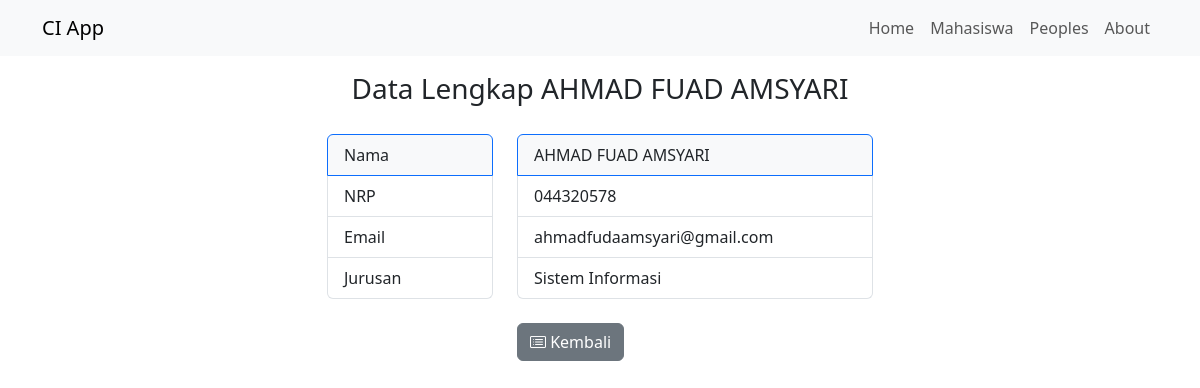
The app's page /mahasiswa/detail/1 with its own data.
### tables this page shows
CREATE TABLE `mahasiswa` (
  `id` int(11) NOT NULL,
  `nama` varchar(100) NOT NULL,
  `nrp` varchar(100) NOT NULL,
  `email` varchar(100) NOT NULL,
  `jurusan` varchar(100) NOT NULL
);

### application/controllers/Mahasiswa.php (called while the page is built, shortened)
<?php
class Mahasiswa extends CI_Controller
{
    public function __construct()
    {
        $this->load->model('Mahasiswa_model');
        $this->load->library('form_validation');
    }
    public function detail($id)
    {
        $data['mahasiswa'] = $this->Mahasiswa_model->getMahasiswaById($id);
        $data['judul'] = $data['mahasiswa']['nama'];
        $this->load->view('templates/header', $data);
        $this->load->view('mahasiswa/detail', $data);
        $this->load->view('templates/footer');
    }
}

### index.php (called while the page is built, shortened)
<?php
require_once BASEPATH.'core/CodeIgniter.php';

### application/models/Mahasiswa_model.php (called while the page is built, shortened)
<?php
class Mahasiswa_model extends CI_Model
{
    public function getMahasiswaById($id)
    {
        $this->db->where('id', $id);
        return $this->db->get('mahasiswa')->row_array();
    }
}

### application/views/mahasiswa/detail.php (the view)
<div class="container">
    <div class="row mt-3">
        <div class="col-md-12 text-center">
            <h3>Data Lengkap <?= $mahasiswa['nama'] ?></h3>
        </div>
    </div>
    <div class="row mt-3 justify-content-center">
        <div class="col-md-2 ">
            <ul class="list-group mt-1">
                <li class="list-group-item active bg-light text-dark">Nama</li>
                <li class="list-group-item">NRP</li>
                <li class="list-group-item">Email</li>
                <li class="list-group-item">Jurusan</li>
            </ul>
        </div>
        <div class="col-md-4 ">
            <ul class="list-group mt-1">
                <li class="list-group-item active bg-light text-dark"><?= $mahasiswa['nama'] ?></li>
                <li class="list-group-item"><?= $mahasiswa['nrp'] ?></li>
                <li class="list-group-item"><?= $mahasiswa['email'] ?></li>
                <li class="list-group-item"><?= $mahasiswa['jurusan'] ?></li>
            </ul>
        </div>
    </div>
    <div class="row justify-content-center mt-4">
        <div class="col-md-2">
            <a href="<?= base_url() ?>/mahasiswa" class="btn btn-secondary"><i class="bi bi-card-list"></i> Kembali</a>
        </div>
    </div>
</div>

### records on screen
mahasiswa: nama "AHMAD FUAD AMSYARI", nrp "044320578", email "ahmadfudaamsyari@gmail.com", jurusan "Sistem Informasi"
